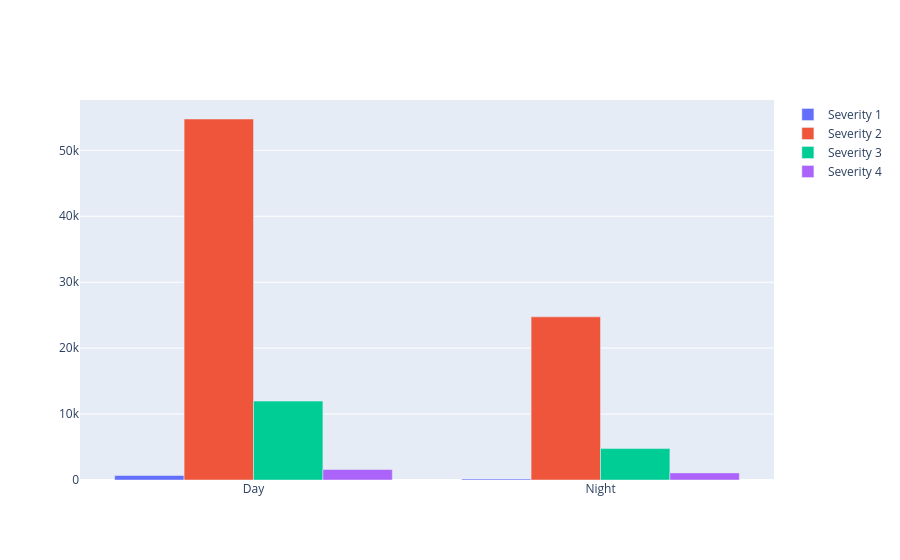

Here is the notebook cell this chart was saved with:
### Code cell
plt1 = pd.crosstab(df['Sunrise_Sunset'], df['Severity'])
fig = go.Figure()
for severity in plt1.columns:
    fig.add_bar(name = f'Severity {severity}',x = plt1.index,y = plt1[severity])
fig.update_layout(title="", xaxis_title="", yaxis_title="")
fig.show()

### Figure 1 — Plotly figure (JSON) as saved in the notebook; plotly's stock layout.template omitted (floating-point values rounded to 4 significant figures)
{"data": [{"name": "Severity 1", "x": ["Day", "Night"], "y": [685, 157], "type": "bar"}, {"name": "Severity 2", "x": ["Day", "Night"], "y": [54751, 24745], "type": "bar"}, {"name": "Severity 3", "x": ["Day", "Night"], "y": [11963, 4762], "type": "bar"}, {"name": "Severity 4", "x": ["Day", "Night"], "y": [1590, 1078], "type": "bar"}], "layout": {"title": {"text": ""}, "xaxis": {"title": {"text": ""}}, "yaxis": {"title": {"text": ""}}}}
